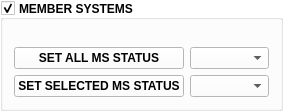
         <widget class="QGroupBox" name="msStatusGroupBox">
          <property name="enabled">
           <bool>true</bool>
          </property>
          <property name="minimumSize">
           <size>
            <width>0</width>
            <height>0</height>
           </size>
          </property>
          <property name="palette">
           <palette>
            <active>
             <colorrole role="Button">
              <brush brushstyle="SolidPattern">
               <color alpha="255">
                <red>255</red>
                <green>255</green>
                <blue>255</blue>
               </color>
              </brush>
             </colorrole>
             <colorrole role="Base">
              <brush brushstyle="SolidPattern">
               <color alpha="255">
                <red>255</red>
                <green>255</green>
                <blue>255</blue>
               </color>
              </brush>
             </colorrole>
             <colorrole role="Window">
              <brush brushstyle="SolidPattern">
               <color alpha="255">
                <red>255</red>
                <green>255</green>
                <blue>255</blue>
               </color>
              </brush>
             </colorrole>
            </active>
            <inactive>
             <colorrole role="Button">
              <brush brushstyle="SolidPattern">
               <color alpha="255">
                <red>255</red>
                <green>255</green>
                <blue>255</blue>
               </color>
              </brush>
             </colorrole>
             <colorrole role="Base">
              <brush brushstyle="SolidPattern">
               <color alpha="255">
                <red>255</red>
                <green>255</green>
                <blue>255</blue>
               </color>
              </brush>
             </colorrole>
             <colorrole role="Window">
              <brush brushstyle="SolidPattern">
               <color alpha="255">
                <red>255</red>
                <green>255</green>
                <blue>255</blue>
               </color>
              </brush>
             </colorrole>
            </inactive>
            <disabled>
             <colorrole role="Button">
              <brush brushstyle="SolidPattern">
               <color alpha="255">
                <red>255</red>
                <green>255</green>
                <blue>255</blue>
               </color>
              </brush>
             </colorrole>
             <colorrole role="Base">
              <brush brushstyle="SolidPattern">
               <color alpha="255">
                <red>255</red>
                <green>255</green>
                <blue>255</blue>
               </color>
              </brush>
             </colorrole>
             <colorrole role="Window">
              <brush brushstyle="SolidPattern">
               <color alpha="255">
                <red>255</red>
                <green>255</green>
                <blue>255</blue>
               </color>
              </brush>
             </colorrole>
            </disabled>
           </palette>
          </property>
          <property name="font">
           <font>
            <weight>75</weight>
            <bold>true</bold>
           </font>
          </property>
          <property name="autoFillBackground">
           <bool>false</bool>
          </property>
          <property name="title">
           <string>MEMBER SYSTEMS</string>
          </property>
          <property name="alignment">
           <set>Qt::AlignLeading|Qt::AlignLeft|Qt::AlignVCenter</set>
          </property>
          <property name="checkable">
           <bool>true</bool>
          </property>
          <layout class="QGridLayout" name="gridLayout_7">
           <item row="0" column="0" colspan="2">
            <widget class="QWidget" name="widget_6" native="true">
             <layout class="QVBoxLayout" name="verticalLayout_4">
              <property name="spacing">
               <number>0</number>
              </property>
              <property name="leftMargin">
               <number>0</number>
              </property>
              <property name="topMargin">
               <number>0</number>
              </property>
              <property name="rightMargin">
               <number>0</number>
              </property>
              <property name="bottomMargin">
               <number>0</number>
              </property>
             </layout>
            </widget>
           </item>
           <item row="5" column="1">
            <widget class="QComboBox" name="combox_mss">
             <property name="minimumSize">
              <size>
               <width>0</width>
               <height>0</height>
              </size>
             </property>
             <property name="toolTip">
              <string/>
             </property>
             <property name="currentText">
              <string/>
             </property>
             <property name="currentIndex">
              <number>-1</number>
             </property>
             <property name="insertPolicy">
              <enum>QComboBox::InsertAlphabetically</enum>
             </property>
             <property name="sizeAdjustPolicy">
              <enum>QComboBox::AdjustToContents</enum>
             </property>
            </widget>
           </item>
           <item row="6" column="0">
            <widget class="QPushButton" name="set_sel_ms_btn">
             <property name="sizePolicy">
              <sizepolicy hsizetype="Preferred" vsizetype="Fixed">
               <horstretch>0</horstretch>
               <verstretch>0</verstretch>
              </sizepolicy>
             </property>
             <property name="text">
              <string>SET SELECTED MS STATUS</string>
             </property>
            </widget>
           </item>
           <item row="5" column="0">
            <widget class="QPushButton" name="set_all_ms_btn">
             <property name="sizePolicy">
              <sizepolicy hsizetype="Preferred" vsizetype="Fixed">
               <horstretch>0</horstretch>
               <verstretch>0</verstretch>
              </sizepolicy>
             </property>
             <property name="text">
              <string>SET ALL MS STATUS</string>
             </property>
            </widget>
           </item>
           <item row="6" column="1">
            <widget class="QComboBox" name="combox_status">
             <property name="minimumSize">
              <size>
               <width>0</width>
               <height>0</height>
              </size>
             </property>
             <property name="toolTip">
              <string/>
             </property>
             <property name="currentText">
              <string/>
             </property>
             <property name="currentIndex">
              <number>-1</number>
             </property>
             <property name="insertPolicy">
              <enum>QComboBox::InsertAlphabetically</enum>
             </property>
             <property name="sizeAdjustPolicy">
              <enum>QComboBox::AdjustToContents</enum>
             </property>
            </widget>
           </item>
           <item row="4" column="0">
            <spacer name="verticalSpacer">
             <property name="orientation">
              <enum>Qt::Vertical</enum>
             </property>
             <property name="sizeType">
              <enum>QSizePolicy::Fixed</enum>
             </property>
             <property name="sizeHint" stdset="0">
              <size>
               <width>20</width>
               <height>10</height>
              </size>
             </property>
            </spacer>
           </item>
          </layout>
         </widget>
